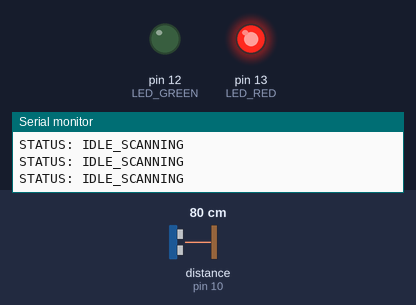
Bench run of a sketch on a simulated Arduino Uno, built with avr-gcc and run on an emulated ATmega328P. Parts: output pins drawn as LEDs (lit = HIGH), the last lines printed to the serial monitor. Wiring (inferred from the names in the program): ultrasonic range finder: trigger pin 9; echo pin 10. The inputs (shaded band) are chosen by the test bench; at power-on: distance to the obstacle (sensor on pin 10) 80 cm. The echo pulse lasts 58.3 µs per cm; pins used as bus, display or sensor lines are not drawn.

Above: at 1.2 s.
1.3 s: distance to the obstacle (sensor on pin 10) set to 43 cm
4.3 s: distance to the obstacle (sensor on pin 10) set to 35 cm
At 4.8 s:
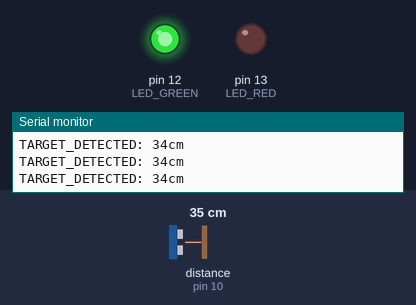
5.8 s: distance to the obstacle (sensor on pin 10) set to 60 cm
At 6.5 s:
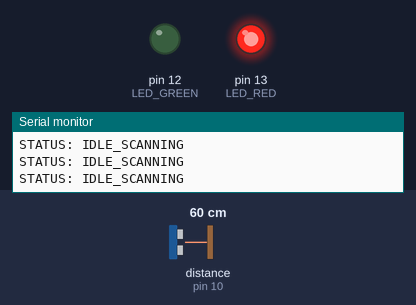
Timing chart, 0 to 8.8 s (numbered marks = the images above; inputs shaded):
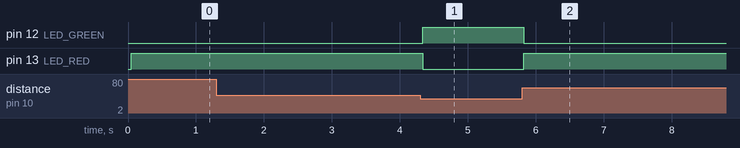

The sketch:

PresenceDetection.ino
```cpp
const int TRIG_PIN = 9;

const int ECHO_PIN = 10;

const int LED_RED  = 13;

const int LED_GREEN = 12;

const int THRESHOLD = 40;
const int SAMPLES = 5;

void setup() {
pinMode(TRIG_PIN, OUTPUT);
pinMode(ECHO_PIN, INPUT);
pinMode(LED_RED, OUTPUT);
pinMode(LED_GREEN, OUTPUT);
Serial.begin(9600);
Serial.println("SYSTEM_START: Professional Mode Active");
}

void loop() {
long durationSum = 0;
for(int i=0; i<SAMPLES; i++) {
digitalWrite(TRIG_PIN, LOW); delayMicroseconds(2);
digitalWrite(TRIG_PIN, HIGH); delayMicroseconds(10);
digitalWrite(TRIG_PIN, LOW);
durationSum += pulseIn(ECHO_PIN, HIGH);
delay(5);
}
int distance = (durationSum / SAMPLES) * 0.034 / 2;

if (distance > 0 && distance < THRESHOLD) {
digitalWrite(LED_GREEN, HIGH);
digitalWrite(LED_RED, LOW);
Serial.print("TARGET_DETECTED: "); Serial.print(distance); Serial.println("cm");
} else {
digitalWrite(LED_GREEN, LOW);
digitalWrite(LED_RED, HIGH);
Serial.println("STATUS: IDLE_SCANNING");
}
}
```

Measured:
- the behaviour switches between 41 and 40 cm on distance to the obstacle (sensor on pin 10) (found by bisection; images 0 and 1)
- after the input at 4.3 s, pin 12 (LED_GREEN): LOW → HIGH at once; pin 13 (LED_RED): HIGH → LOW at once
- after the input at 5.8 s, pin 12 (LED_GREEN): HIGH → LOW at once; pin 13 (LED_RED): LOW → HIGH at once
